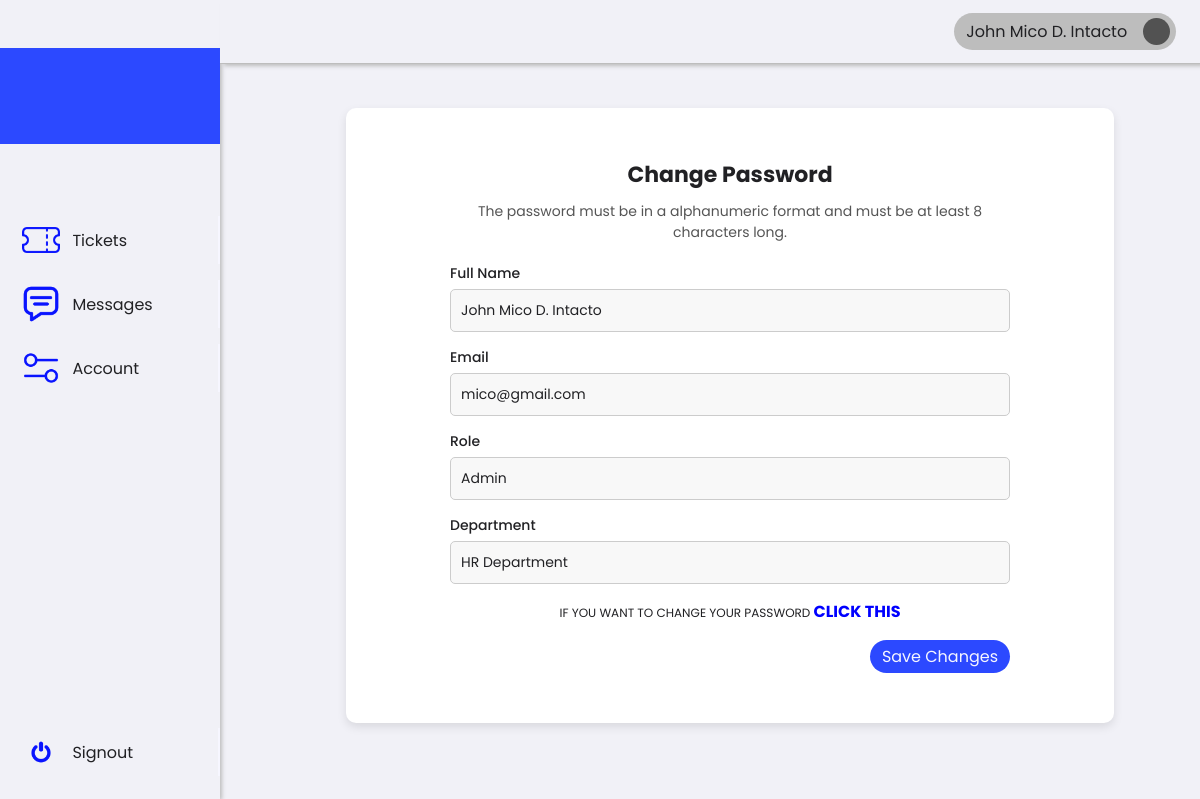
The app's page /1/employee/account.php (signed in), older data.
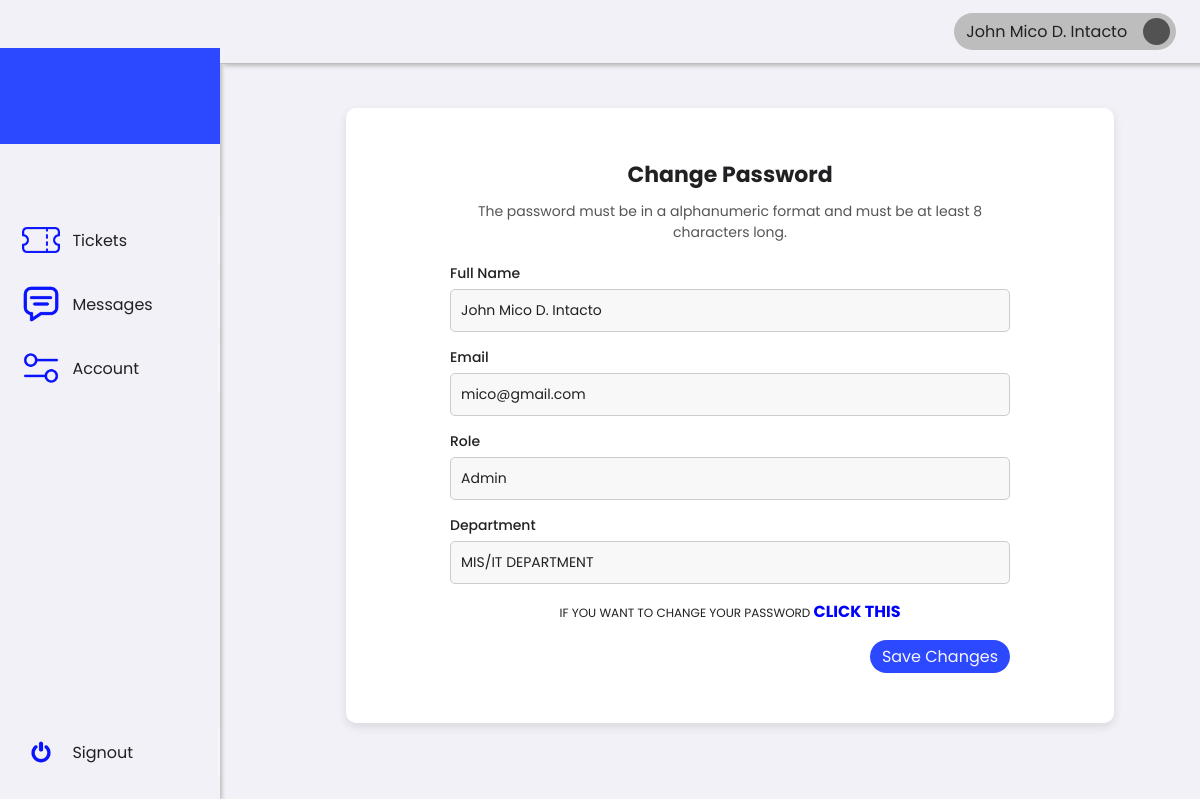
The same page, newer data.
### tables this page shows
CREATE TABLE `users` (
  `id` int(11) NOT NULL,
  `name` varchar(255) NOT NULL,
  `email` varchar(255) NOT NULL,
  `password` varchar(255) NOT NULL,
  `role` enum('Employee','HR','Admin','Disable') NOT NULL,
  `department` varchar(255) DEFAULT NULL,
  `status` enum('Active','Inactive') NOT NULL,
  `created_at` timestamp NOT NULL DEFAULT current_timestamp()
);

### 1/employee/account.php (the view, shortened to what this page needs)
<?php
require_once '../../0/includes/employeeTicket.php';
?>
<!DOCTYPE html>
<html lang="en">
<head>
    <link rel="stylesheet" href="../../assets/css/framework.css">
</head>
<body>
    <div class="container">
        <div class="sideNav">
            <div class="sideNavLogo img-cover"></div>
            <div class="navBtn">
                <div class="navBtnIcon img-contain" style="background-image: url(../../assets/images/icons/ticket.png);"></div>
                <a href="ticket.php">Tickets</a>
            </div>
            <div class="navBtn">
                <div class="navBtnIcon img-contain" style="background-image: url(../../assets/images/icons/chat.png);"></div>
                <a href="messages.php">Messages</a>
            </div>
            <div class="navBtn">
                <div class="navBtnIcon img-contain" style="background-image: url(../../assets/images/icons/settings.png);"></div>
                <a href="account.php">Account</a>
            </div>
            <div class="navBtn">
                <div class="navBtnIcon img-contain" style="background-image: url(../../assets/images/icons/switch.png);"></div>
                <a href="../../0/includes/signout.php">Signout</a>
            </div>
        </div>
        <div class="content">
            <div class="topNav">
                <div class="account">
                    <div class="accountName">John Doe</div>
                    <div class="accountIcon img-contain"></div>
                </div>
            </div>
            <?php
            require_once '../../0/includes/db.php';
            $userId = $_SESSION['user_id'];
            try {
                $stmt = $pdo->prepare("SELECT name, email, role, department FROM users WHERE id = :id");
                $stmt->bindParam(':id', $userId, PDO::PARAM_INT);
                $stmt->execute();
                $user = $stmt->fetch(PDO::FETCH_ASSOC);
            } catch (PDOException $e) {
                die("Database error: " . $e->getMessage());
            }
            ?>
            <div class="container-account">
                <div class="account-box">
                    <form action="" id="editAccountForm" method="POST">
                        <h2 class="account-box-title">Change Password</h2>
                        <p class="account-description">
                            The password must be in a alphanumeric format and must be at least 8 characters long.
                        </p>
                        <div class="account-box-content">
                            <label class="account-box-content-row">
                                <span class="account-box-content-row-label">Full Name</span>
                                <input type="text" id="fullName" name="employeeName" value="<?php echo htmlspecialchars($user['name']); ?>" class="account-input" required>
                            </label>
                            <label class="account-box-content-row">
                                <span class="account-box-content-row-label">Email</span>
                                <input type="email" id="email" name="email" value="<?php echo htmlspecialchars($user['email']); ?>" class="account-input" required>
                            </label>
                            <label class="account-box-content-row">
                                <span class="account-box-content-row-label">Role</span>
                                <input type="text" id="role" name="role" value="<?php echo htmlspecialchars($user['role']); ?>" class="account-input" required>
                            </label>
                            <label class="account-box-content-row">
                                <span class="account-box-content-row-label">Department</span>
                                <input type="text" id="department" name="department" value="<?php echo htmlspecialchars($user['department']); ?>" class="account-input" required>
                            </label>
                            <p class="change-password-text">
                                IF YOU WANT TO CHANGE YOUR PASSWORD <a href="accountPassword.php" class="change-password-link">CLICK THIS</a>
                            </p>
                            <div class="btnContainer">
                                <button class="btnDefault" name="saveChanges">Save Changes</button>
                            </div>
                        </div>
                    </form>
                </div>
            </div>
        </div>
    </div>
</body>
</html>

Row changes from the older to the newer data that the page shows:
changed users "John Mico D. Intacto": department "HR Department" → "MIS/IT DEPARTMENT"
